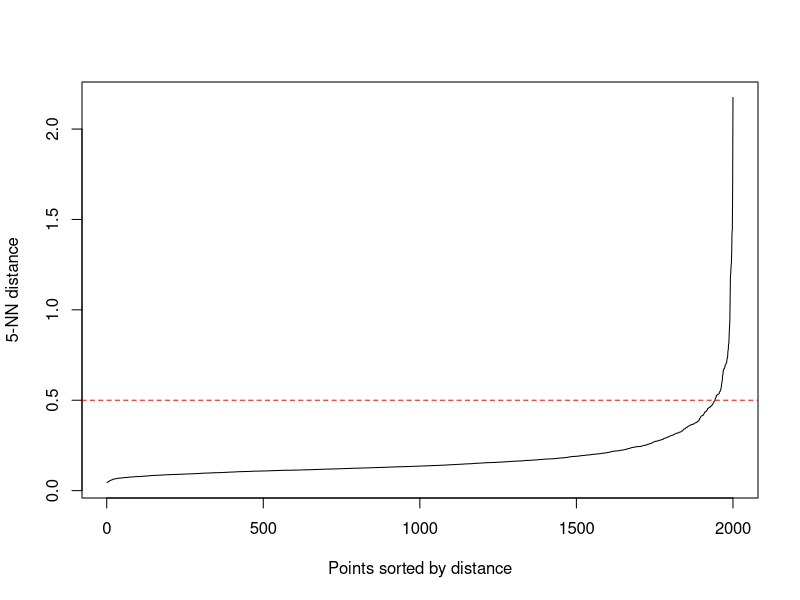
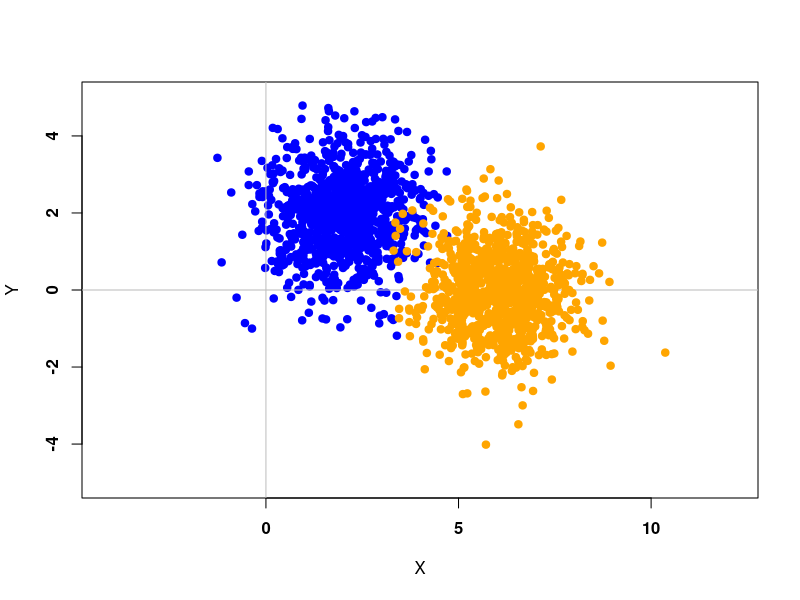

Here is the R script that generated these plots, in order: (Note: this script raises an error after producing the figures.)
# Test

library(readr)
library(tidyverse)
library(dbscan)

###################################################################################
# Plot some data for C++ project

library(MASS)

S <- matrix(c(1,0,0,1),2,2)
mt1 <- c(2,2)
mt2 <- c(6,0)
n1 <- 1000
n2 <- 1000
n <- n1 + n2

X1 <- mvrnorm(n1, mt1, S)
X2 <- mvrnorm(n2, mt2, S)

DATA_Cpp <- rbind(X1, X2)
kNN1 <- kNNdistplot(DATA_Cpp, k = 5)
abline(h=.5, col = "red", lty=2)

# Write to CSV
write.csv(DATA_Cpp, "DataCpp-2D-1000.csv")


plot(X1, ylim = c(-5,5), xlim = c(-2,10), pch = 19, col = "blue", xlab = "X", ylab = "Y", font = 2, asp = 1)
abline(v = 0, h = 0, col = "gray")
points(X2, pch = 19, col = "orange")


### Visualization

Data_Cluster <- as.data.frame(read.table("Data_Clustered_S.csv", header=FALSE,sep=","))
Data_Cluster <- as.data.frame(read.table("DataCpp.csv", header=FALSE,sep=","))
#Data_Cluster <- as.data.frame(read.table("D:/Programming/Data-Mining-EiTI---DBSCAN-VP-TREE-C-/Data_Cluster.csv", header=FALSE,sep=","))

cluster <- as.factor(Data_Cluster[,3])

library(ggplot2)
library(ggforce)
#sp <- ggplot(Data_Cluster[,1:2], aes(x=V1, y=V2, colour = cluster, size = cluster)) + geom_point() + geom_point(size = 50, pch = 1) + coord_cartesian(xlim =c(-1, 8), ylim = c(-1, 8))

sp <- ggplot(Data_Cluster[,1:2], aes(x=V1, y=V2, colour = cluster)) + geom_point() + scale_x_continuous() + scale_y_continuous() #+ theme(aspect.ratio = 1)
sp <- sp + coord_fixed(ratio = 1)
sp <- sp + geom_point(size=10, pch=1) #+ coord_cartesian(xlim = c(0,4), ylim = c(0,4))
#sp <- sp + geom_point(aes(x=Data_Cluster[63,1], y=Data_Cluster[63,2], colour = 'black'))
show(sp)

P_tab = c(0,2,10,15,16,18,19,22,23,24,30,34,45,59,61,63,64,79,86,94,97,100,102,107)
for (zz in 1:length(P_tab)){
  kappa = P_tab[zz]
  sp <- sp + geom_point(aes(x=Data_Cluster[P_tab[zz],1], y=Data_Cluster[P_tab[zz],2], colour = 'yellow'))
  sp <- sp + geom_point(size=10, pch=1)
}


x <- c(0,1,5)
y <- c(0,1,3)
kappa <- as.data.frame(x)
kappa <- cbind(kappa,y)
sp1 <- ggplot(kappa, aes(x=x, y=y)) + geom_point() + coord_fixed(ratio = 1) + geom_circle(aes(x0=x, y0=y, r= 10), data= kappa)
show(sp1)

  # cols <- c((-1)='red',1='blue',2='green',3='yellow');
# plot(Data_Cluster[,1:2], xlim=c(0,8), ylim=c(0,8),col=cols[Data_Cluster[3]])
#show(3^10)


# 
# forestfires <- read_csv("forestfires.csv")
# View(forestfires)
# 
# 
# #forestfires$ISI <- forestfires$ISI[which.max(forestfires$ISI < 30.0)]
# plot(forestfires$ISI, forestfires$temp, xlim=c(0,26))

# Live <- read_csv("Live.csv")
# View(Live)
# plot(Live$num_comments, Live$num_likes)


# ### Cambridge data
# Cambridge_Crime_Data_2009_2016 <- read_csv("Cambridge Crime Data 2009-2016.csv")
# #View(Cambridge_Crime_Data_2009_2016)
# 
# Cambridge_Crime_Data_2009_2016$Crime <- as.numeric(factor(Cambridge_Crime_Data_2009_2016$Crime))
# Cambridge_Crime_Data_2009_2016$`Crime Date Time` <- as.numeric(factor(Cambridge_Crime_Data_2009_2016$`Crime Date Time`))
# plot(Cambridge_Crime_Data_2009_2016$Crime, Cambridge_Crime_Data_2009_2016$`Crime Date Time`)
# 

# ## Example 1: use dbscan on the iris data set
# data(iris)
# iris <- as.matrix(iris[,1:4])
# ## find suitable eps parameter using a k-NN plot for k = dim + 1
# ## Look for the knee!
# kNNdistplot(iris, k = 5)
# abline(h=.5, col = "red", lty=2)
# res <- dbscan(iris, eps = .5, minPts = 5)
# show(res)
# 
# plot(iris[,1], iris[,3])
